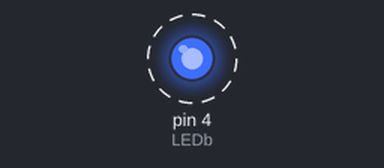
A sketch run on a simulated Arduino Uno, built with avr-gcc and run on an emulated ATmega328P. Parts: output pins drawn as LEDs (lit = HIGH). Dashed ring = blinking.

Above: at 0.5 s.
Timing chart, 0 to 4.6 s (numbered marks = the images above):
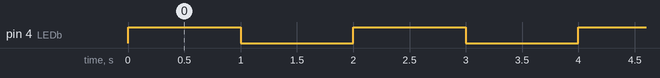

Measured:
- by itself, pin 4 (LEDb): alternates HIGH for 1.0 s and LOW for 1.0 s

The sketch:

Blink_Led.ino
```cpp
//LED Blink
//The LED will turn on for one second and then turn off for one second
int LEDb = 4; // The name of variable is 4 because of the place
void setup() {
  // put your setup code here, to run once:
  pinMode(LEDb, OUTPUT); // establish that the device is output
}

void loop() {
  // put your main code here, to run repeatedly:
  digitalWrite(LEDb, HIGH); //Open the LED
  delay(1000); //How long it will be on in MS
  digitalWrite(LEDb, LOW);
  delay(1000); //How long it will be off in MS
}
```
